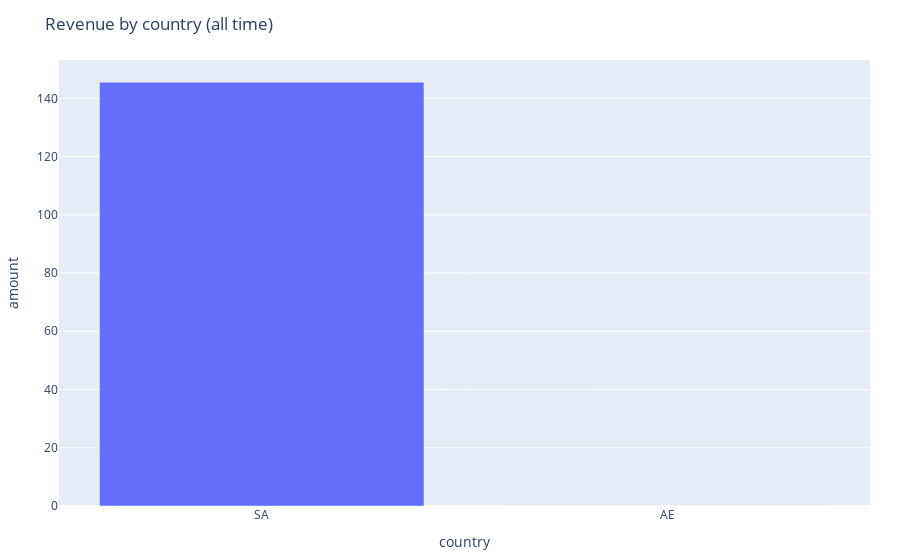

Notebook code cell kept with this figure:
### Code cell
revenue_by_country = (df.groupby("country", dropna=False)["amount"].sum().reset_index())

barchart = create_bar(revenue_by_country, x_col="country",y_col="amount",plot_title="Revenue by country (all time)",)

FIGS = ROOT / "reports/figures"
FIGS.mkdir(parents=True, exist_ok=True)
# highest total revenue
SaveFig(barchart, FIGS / "revenue_by_country.png")
barchart

### Figure 1 — Plotly figure (JSON) as saved in the notebook; plotly's stock layout.template omitted (floating-point values rounded to 4 significant figures)
{"data": [{"hovertemplate": "country=%{x}<br>amount=%{y}<extra></extra>", "legendgroup": "", "marker": {"color": "#636efa", "pattern": {"shape": ""}}, "name": "", "orientation": "v", "showlegend": false, "textposition": "auto", "type": "bar", "x": ["SA", "AE"], "xaxis": "x", "y": [145.5, 0.0], "yaxis": "y"}], "layout": {"barmode": "relative", "legend": {"tracegroupgap": 0}, "margin": {"b": 50, "l": 50, "r": 30, "t": 60}, "title": {"text": "Revenue by country (all time)", "x": 0.05}, "xaxis": {"anchor": "y", "domain": [0, 1], "title": {"text": "country"}}, "yaxis": {"anchor": "x", "domain": [0, 1], "title": {"text": "amount"}}}}
